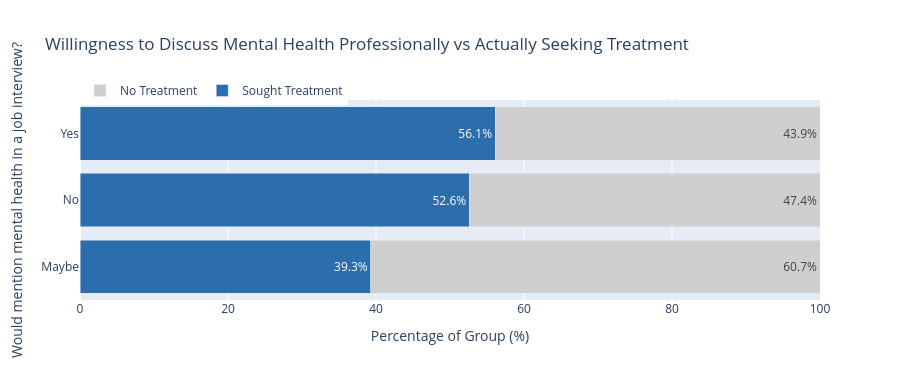

Here is the notebook cell this chart was saved with:
### Markdown cell above
### Chart 3 — Where Is Stigma Highest, and Does It Stop People From Getting Help?

### Code cell
# Use 'mental_health_interview' as a proxy for stigma
stigma_tech_survey = tech_survey[tech_survey['mental_health_interview'].isin(['Yes', 'No', 'Maybe'])].copy()

stigma = pd.crosstab(stigma_tech_survey['mental_health_interview'], stigma_tech_survey['treatment'], normalize='index').mul(100).round(1)
stigma.columns = ['No Treatment', 'Sought Treatment']
stigma = stigma.reset_index()

fig = go.Figure()

fig.add_trace(go.Bar(
    name='Sought Treatment',
    y=stigma['mental_health_interview'],
    x=stigma['Sought Treatment'],
    orientation='h',
    marker_color='#2C6EAB',
    text=stigma['Sought Treatment'].astype(str) + '%',
    textposition='inside'
))

fig.add_trace(go.Bar(
    name='No Treatment',
    y=stigma['mental_health_interview'],
    x=stigma['No Treatment'],
    orientation='h',
    marker_color='#CFCFCF',
    text=stigma['No Treatment'].astype(str) + '%',
    textposition='inside'
))

fig.update_layout(
    barmode='stack',
    title='Willingness to Discuss Mental Health Professionally vs Actually Seeking Treatment',
    xaxis=dict(title='Percentage of Group (%)', range=[0, 100]),
    yaxis=dict(title='Would mention mental health in a job interview?'),
    height=380,
    legend=dict(orientation='h', y=1.12)
)
fig.show()

print('Count per group:')
print(tech_survey['mental_health_interview'].value_counts())

### Figure 1 — Plotly figure (JSON) as saved in the notebook; plotly's stock layout.template omitted (floating-point values rounded to 4 significant figures)
{"data": [{"marker": {"color": "#2C6EAB"}, "name": "Sought Treatment", "orientation": "h", "text": ["39.3%", "52.6%", "56.1%"], "textposition": "inside", "type": "bar", "x": [39.3, 52.6, 56.1], "y": ["Maybe", "No", "Yes"]}, {"marker": {"color": "#CFCFCF"}, "name": "No Treatment", "orientation": "h", "text": ["60.7%", "47.4%", "43.9%"], "textposition": "inside", "type": "bar", "x": [60.7, 47.4, 43.9], "y": ["Maybe", "No", "Yes"]}], "layout": {"barmode": "stack", "height": 380, "legend": {"orientation": "h", "y": 1.12}, "title": {"text": "Willingness to Discuss Mental Health Professionally vs Actually Seeking Treatment"}, "xaxis": {"range": [0, 100], "title": {"text": "Percentage of Group (%)"}}, "yaxis": {"title": {"text": "Would mention mental health in a job interview?"}}}}
